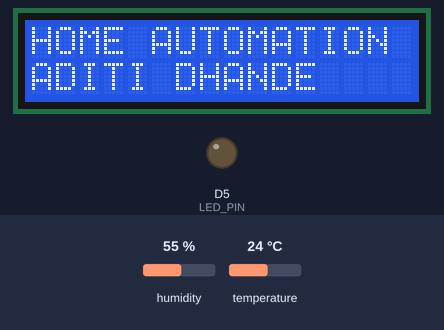
Bench run of a sketch on a simulated ESP8266 (Wemos D1 mini). On the bench: 16×2 character LCD, output pins drawn as LEDs (lit = HIGH). The test bench sets the inputs (shaded band); at power-on: humidity 55 %, temperature 24 °C. WiFi joins after 1.5 s; servers stay silent unless stated; uploads are accepted with an empty reply; what the sketch prints to the serial monitor is not drawn.

Above: at 0.7 s.
At 3.7 s:
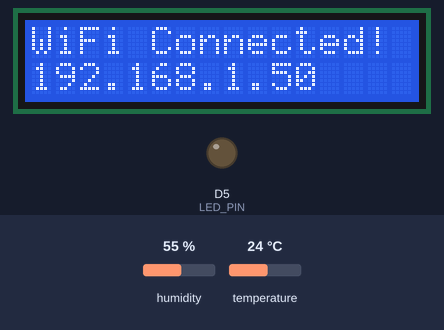

Measured:
- what the display in image 0 shows lasts 1.5 s, from 0.6 s to 2.1 s

The sketch:

esp8266_home_automation.ino
```cpp
/*
 * =====================================================================================
 * PROJECT: HOME AUTOMATION
 * Designed and Developed by ADITI DHANDE , Dept. of Electrical Engineering, GCOEY
 * =====================================================================================
 * HARDWARE CONFIGURATION:
 * - Microcontroller: ESP8266 (NodeMCU / Wemos D1 Mini / ESP-12E)
 * - Sensor: DHT11 connected to Pin D3 (GPIO 0)
 * - Actuator: LED connected to Pin D5 (GPIO 14)
 * - Display: 16x2 LCD with I2C Backpack
 *     - SCL -> Pin D1 (GPIO 5)
 *     - SDA -> Pin D2 (GPIO 4)
 *     - VCC -> 5V (VIN) / 3.3V
 *     - GND -> GND
 *
 * WIFI CONFIGURATION:
 * - SSID: :COE YAVATMAL
 * - Password: shoaib845
 *
 * LIVE RENDER SERVER URL:
 * - https://iot-project-x0hz.onrender.com
 * =====================================================================================
 */

#include <ESP8266WiFi.h>
#include <ESP8266HTTPClient.h>
#include <WiFiClientSecure.h>
#include <Wire.h>
#include <LiquidCrystal_I2C.h>
#include <DHT.h>
#include <ArduinoJson.h>

// -------------------------------------------------------------------------------------
// 1. PIN DEFINITIONS
// -------------------------------------------------------------------------------------
#define DHTPIN       D3        // DHT11 Sensor Data Pin (GPIO 0 on NodeMCU)
#define DHTTYPE      DHT11     // DHT 11
#define LED_PIN      D5        // LED Control Pin (GPIO 14 on NodeMCU)

// -------------------------------------------------------------------------------------
// 2. NETWORK & RENDER SERVER CONFIGURATION
// -------------------------------------------------------------------------------------
const char* ssid             = ":COE YAVATMAL";
const char* password         = "shoaib845";

// LIVE RENDER PRODUCTION URL:
const char* SERVER_BASE_URL  = "https://iot-project-x0hz.onrender.com";

// -------------------------------------------------------------------------------------
// 3. OBJECT INITIALIZATIONS
// -------------------------------------------------------------------------------------
// I2C LCD: Common addresses are 0x27 or 0x3F. (16 characters, 2 rows)
LiquidCrystal_I2C lcd(0x27, 16, 2);
DHT dht(DHTPIN, DHTTYPE);

// Tracking variables
unsigned long previousMillis = 0;
const unsigned long interval = 10000; // 10 seconds sync cycle

String currentLcdRow1 = "";
String currentLcdRow2 = "";

// Forward declarations
void connectToWiFi();
void syncWithServer();
void updateLcdScreen(String row1, String row2);
String format16(String input);

// -------------------------------------------------------------------------------------
// SETUP
// -------------------------------------------------------------------------------------
void setup() {
  Serial.begin(115200);
  delay(500);
  Serial.println();
  Serial.println(F("=================================================="));
  Serial.println(F("   HOME AUTOMATION - ESP8266 CONTROLLER           "));
  Serial.println(F("   Designed & Developed by ADITI DHANDE          "));
  Serial.println(F("   Dept. of Electrical Engineering, GCOEY        "));
  Serial.println(F("=================================================="));
  Serial.print(F("Server Target: "));
  Serial.println(SERVER_BASE_URL);

  // Initialize LED Pin
  pinMode(LED_PIN, OUTPUT);
  digitalWrite(LED_PIN, LOW); // Start with LED OFF

  // Initialize I2C Pins for ESP8266 (SDA = D2, SCL = D1)
  Wire.begin(D2, D1);

  // Initialize 16x2 I2C LCD
  lcd.begin(16, 2);
  lcd.backlight();
  lcd.clear();
  lcd.setCursor(0, 0);
  lcd.print("HOME AUTOMATION");
  lcd.setCursor(0, 1);
  lcd.print("ADITI DHANDE");

  // Initialize DHT Sensor
  dht.begin();
  delay(1500);

  // Connect to WiFi
  connectToWiFi();
}

// -------------------------------------------------------------------------------------
// MAIN LOOP
// -------------------------------------------------------------------------------------
void loop() {
  // Auto-reconnect if WiFi drops
  if (WiFi.status() != WL_CONNECTED) {
    connectToWiFi();
  }

  unsigned long currentMillis = millis();

  // Run telemetry and device sync every 10 seconds
  if (currentMillis - previousMillis >= interval || previousMillis == 0) {
    previousMillis = currentMillis;
    syncWithServer();
  }
}

// -------------------------------------------------------------------------------------
// WIFI CONNECTION HELPER
// -------------------------------------------------------------------------------------
void connectToWiFi() {
  Serial.print(F("Connecting to WiFi: "));
  Serial.println(ssid);

  lcd.clear();
  lcd.setCursor(0, 0);
  lcd.print("Connecting WiFi:");
  lcd.setCursor(0, 1);
  lcd.print(ssid);

  WiFi.mode(WIFI_STA);
  WiFi.begin(ssid, password);

  int attempts = 0;
  while (WiFi.status() != WL_CONNECTED && attempts < 30) {
    delay(500);
    Serial.print(".");
    attempts++;
  }

  if (WiFi.status() == WL_CONNECTED) {
    Serial.println();
    Serial.println(F("WiFi Connected successfully!"));
    Serial.print(F("ESP8266 IP Address: "));
    Serial.println(WiFi.localIP());

    lcd.clear();
    lcd.setCursor(0, 0);
    lcd.print("WiFi Connected!");
    lcd.setCursor(0, 1);
    lcd.print(WiFi.localIP());
    delay(2000);
  } else {
    Serial.println();
    Serial.println(F("WiFi Connection Failed! Will retry in main loop."));
    lcd.clear();
    lcd.setCursor(0, 0);
    lcd.print("WiFi Failed!");
    lcd.setCursor(0, 1);
    lcd.print("Check Credentials");
    delay(2000);
  }
}

// -------------------------------------------------------------------------------------
// SYNC TELEMETRY & CONTROLS (POST /api/device/sync)
// -------------------------------------------------------------------------------------
void syncWithServer() {
  // 1. Read DHT11 Sensor Data
  float humidity = dht.readHumidity();
  float temperature = dht.readTemperature(); // Celsius

  // Validate reading
  if (isnan(humidity) || isnan(temperature)) {
    Serial.println(F("Warning: DHT11 read returned NaN. Check sensor connection on Pin D3."));
    // Keep reasonable fallback so telemetry transmission doesn't stop
    temperature = 27.5;
    humidity = 60.0;
  }

  Serial.println(F("--------------------------------------------------"));
  Serial.printf("[DHT11] Temperature: %.1f °C | Humidity: %.1f %%\n", temperature, humidity);

  // 2. Setup Secure WiFi Client for HTTPS (Render Cloud)
  WiFiClientSecure client;
  client.setInsecure();               // Disables TLS certificate validation for ESP8266
  client.setTimeout(15000);           // 15 seconds timeout for cloud HTTPS
  client.setBufferSizes(1024, 512);   // Optimizes SSL RAM allocation to prevent heap crashes

  HTTPClient http;
  String syncEndpoint = String(SERVER_BASE_URL) + "/api/device/sync";

  Serial.print(F("Connecting to: "));
  Serial.println(syncEndpoint);

  if (http.begin(client, syncEndpoint)) {
    http.setTimeout(15000);
    http.addHeader("Content-Type", "application/json");
    http.addHeader("User-Agent", "ESP8266-HomeAutomation");

    // Build JSON payload (Compatible with both ArduinoJson v6 and v7)
#if ARDUINOJSON_VERSION_MAJOR >= 7
    JsonDocument reqDoc;
#else
    StaticJsonDocument<256> reqDoc;
#endif
    reqDoc["temperature"] = temperature;
    reqDoc["humidity"]    = humidity;

    String requestBody;
    serializeJson(reqDoc, requestBody);

    int httpCode = http.POST(requestBody);

    if (httpCode > 0) {
      Serial.printf("Server Response Code: %d\n", httpCode);

      if (httpCode == HTTP_CODE_OK || httpCode == HTTP_CODE_CREATED) {
        String response = http.getString();
        Serial.print(F("Server Response: "));
        Serial.println(response);

        // Parse JSON response (Compatible with both ArduinoJson v6 and v7)
#if ARDUINOJSON_VERSION_MAJOR >= 7
        JsonDocument resDoc;
#else
        StaticJsonDocument<512> resDoc;
#endif
        DeserializationError error = deserializeJson(resDoc, response);

        if (!error) {
          // A. Process LED Actuator State (Pin D5)
          const char* ledState = resDoc["led"] | "OFF";
          if (String(ledState) == "ON") {
            digitalWrite(LED_PIN, HIGH);
            Serial.println(F("[ACTUATOR] LED on Pin D5 turned -> ON"));
          } else {
            digitalWrite(LED_PIN, LOW);
            Serial.println(F("[ACTUATOR] LED on Pin D5 turned -> OFF"));
          }

          // B. Process LCD Display Rows (I2C 16x2)
          const char* row1 = resDoc["lcd_row1"] | "";
          const char* row2 = resDoc["lcd_row2"] | "";

          updateLcdScreen(String(row1), String(row2));
        } else {
          Serial.print(F("JSON Deserialization failed: "));
          Serial.println(error.f_str());
        }
      }
    } else {
      Serial.printf("HTTP POST failed! Error: %s\n", http.errorToString(httpCode).c_str());
    }

    http.end();
  } else {
    Serial.println(F("Unable to begin connection to Render endpoint."));
  }
}

// -------------------------------------------------------------------------------------
// LCD SCREEN UPDATE HELPER
// -------------------------------------------------------------------------------------
void updateLcdScreen(String row1, String row2) {
  // Only redraw if text changed to eliminate screen flickering
  if (row1 != currentLcdRow1 || row2 != currentLcdRow2) {
    currentLcdRow1 = row1;
    currentLcdRow2 = row2;

    lcd.clear();

    // Row 1 (16 characters max)
    lcd.setCursor(0, 0);
    lcd.print(format16(row1));

    // Row 2 (16 characters max)
    lcd.setCursor(0, 1);
    lcd.print(format16(row2));

    Serial.println(F("[LCD DISPLAY] Screen Updated:"));
    Serial.println("  Line 1: [" + row1 + "]");
    Serial.println("  Line 2: [" + row2 + "]");
  }
}

// Ensure string is exactly 16 characters for 16x2 LCD
String format16(String input) {
  if (input.length() > 16) {
    return input.substring(0, 16);
  }
  while (input.length() < 16) {
    input += " ";
  }
  return input;
}
```
